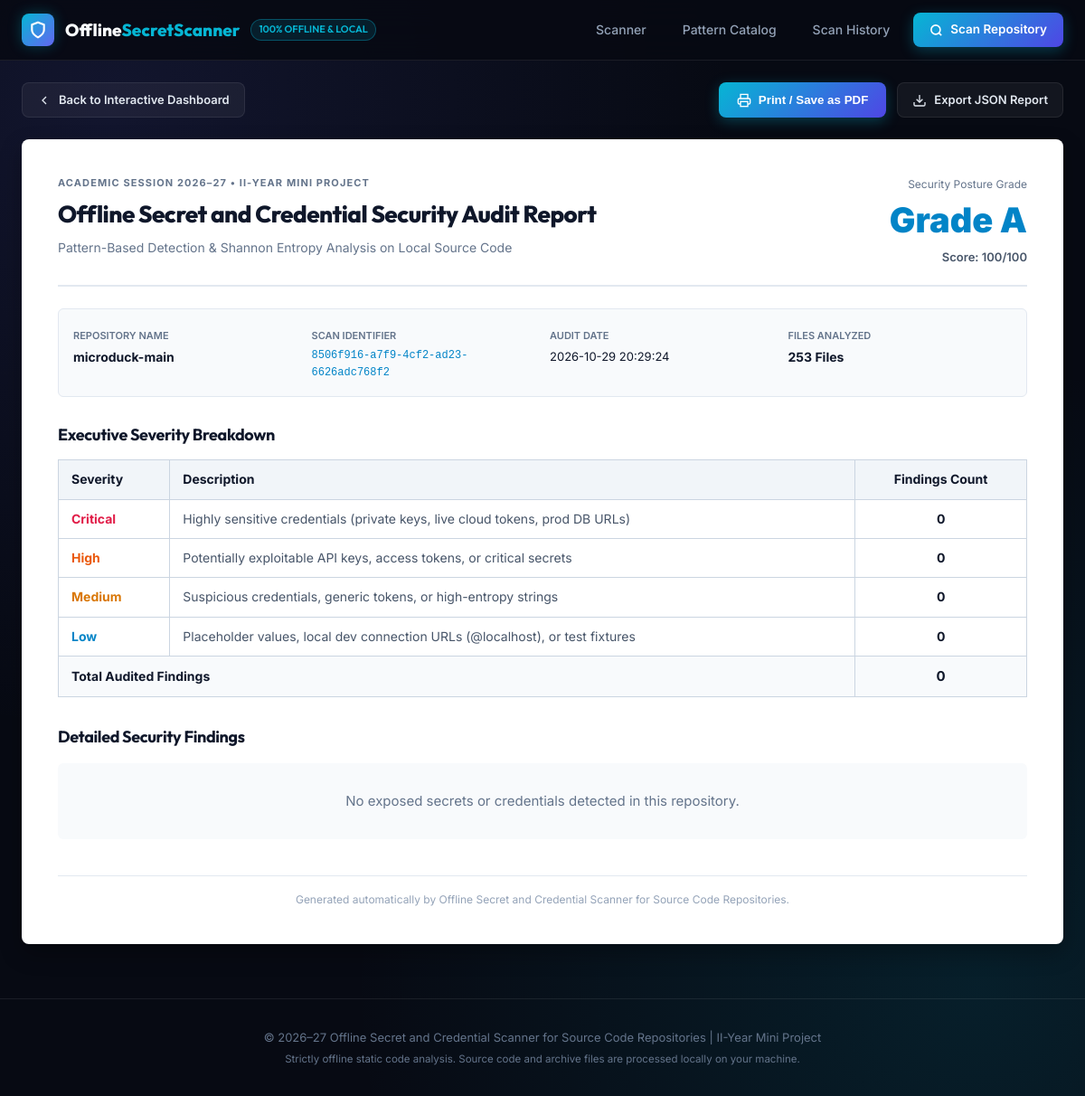
The app's page /report/8506f916-a7f9-4cf2-ad23-6626adc768f2 with its own data.
### tables this page shows
CREATE TABLE scans (
            id INTEGER PRIMARY KEY AUTOINCREMENT,
            scan_id TEXT UNIQUE NOT NULL,
            project_name TEXT NOT NULL,
            file_size INTEGER DEFAULT 0,
            total_files INTEGER DEFAULT 0,
            security_score INTEGER NOT NULL,
            rating_grade TEXT NOT NULL,
            critical_count INTEGER DEFAULT 0,
            high_count INTEGER DEFAULT 0,
            medium_count INTEGER DEFAULT 0,
            low_count INTEGER DEFAULT 0,
            total_findings INTEGER DEFAULT 0,
            categories_summary TEXT,
            created_at TIMESTAMP DEFAULT CURRENT_TIMESTAMP
        );

### dashboard/app.py (the view)
@app.route("/report/<scan_id>")
def report(scan_id):
    scan_data = get_scan(scan_id)
    if not scan_data:
        flash("Audit report not found.", "danger")
        return redirect(url_for("index"))
    return render_template("report.html", scan=scan_data)

### database/db.py (called while the page is built)
def get_db_connection(db_path=None):
    if db_path is None:
        db_path = DEFAULT_DB_PATH
    os.makedirs(os.path.dirname(os.path.abspath(db_path)), exist_ok=True)
    conn = sqlite3.connect(db_path)
    conn.row_factory = sqlite3.Row
    return conn

def get_scan(scan_id, db_path=None):
    conn = get_db_connection(db_path)
    cursor = conn.cursor()
    cursor.execute("SELECT * FROM scans WHERE scan_id = ?", (scan_id,))
    scan_row = cursor.fetchone()
    if not scan_row:
        conn.close()
        return None
    scan = dict(scan_row)
    try:
        scan["categories_summary"] = json.loads(scan["categories_summary"] or "{}")
    except Exception:
        scan["categories_summary"] = {}
    cursor.execute("""
        SELECT * FROM findings WHERE scan_id = ?
        ORDER BY CASE severity
            WHEN 'Critical' THEN 1
            WHEN 'High' THEN 2
            WHEN 'Medium' THEN 3
            WHEN 'Low' THEN 4
            ELSE 5 END, id ASC
    """, (scan_id,))
    finding_rows = cursor.fetchall()
    scan["findings"] = [dict(f) for f in finding_rows]
    conn.close()
    return scan

### templates/report.html (shortened to what this page needs)
{% extends "base.html" %}
{% block content %}
<div class="container">
  <div class="no-print" style="display: flex; justify-content: space-between; align-items: center; margin: 24px 0 0;">
    <a href="{{ url_for('results', scan_id=scan.scan_id) }}" class="btn-outline">
      <svg width="16" height="16" viewBox="0 0 24 24" fill="none" stroke="currentColor" stroke-width="2">
        <polyline points="15 18 9 12 15 6"></polyline>
      </svg>
      Back to Interactive Dashboard
    </a>
    <div style="display: flex; gap: 12px;">
      <button onclick="window.print()" class="btn-primary">
        <svg width="16" height="16" viewBox="0 0 24 24" fill="none" stroke="currentColor" stroke-width="2">
          <polyline points="6 9 6 2 18 2 18 9"></polyline>
          <path d="M6 18H4a2 2 0 0 1-2-2v-5a2 2 0 0 1 2-2h16a2 2 0 0 1 2 2v5a2 2 0 0 1-2 2h-2"></path>
          <rect x="6" y="14" width="12" height="8"></rect>
        </svg>
        Print / Save as PDF
      </button>
      <a href="{{ url_for('export_json', scan_id=scan.scan_id) }}" class="btn-outline">
        <svg width="16" height="16" viewBox="0 0 24 24" fill="none" stroke="currentColor" stroke-width="2">
          <path d="M21 15v4a2 2 0 0 1-2 2H5a2 2 0 0 1-2-2v-4"></path>
          <polyline points="7 10 12 15 17 10"></polyline>
          <line x1="12" y1="15" x2="12" y2="3"></line>
        </svg>
        Export JSON Report
      </a>
    </div>
  </div>
  <div class="report-wrapper"
    style="background: #ffffff; color: #0f172a; padding: 40px; border-radius: 8px; margin: 24px 0 60px; box-shadow: 0 10px 25px rgba(0,0,0,0.3);">
    <div
      style="display: flex; justify-content: space-between; align-items: flex-start; border-bottom: 2px solid #e2e8f0; padding-bottom: 20px; margin-bottom: 24px;">
      <div>
        <div
          style="font-size: 11px; font-weight: 700; color: #64748b; text-transform: uppercase; letter-spacing: 0.1em; margin-bottom: 4px;">
          Academic Session 2026–27 • II-Year Mini Project
        </div>
        <h1 style="font-size: 26px; font-weight: 800; color: #0f172a; margin: 0 0 6px;">Offline Secret and Credential
          Security Audit Report</h1>
        <p style="color: #64748b; font-size: 14px; margin: 0;">Pattern-Based Detection &amp; Shannon Entropy Analysis on
          Local Source Code</p>
      </div>
      <div style="text-align: right;">
        <div style="font-size: 12px; color: #64748b;">Security Posture Grade</div>
        <div style="font-size: 38px; font-weight: 900; color: #0284c7;">Grade {{ scan.rating_grade }}</div>
        <div style="font-size: 13px; font-weight: 600; color: #475569;">Score: {{ scan.security_score }}/100</div>
      </div>
    </div>
    <div
      style="display: grid; grid-template-columns: repeat(4, 1fr); gap: 16px; background: #f8fafc; padding: 16px; border-radius: 6px; border: 1px solid #e2e8f0; margin-bottom: 28px;">
      <div>
        <span style="font-size: 11px; font-weight: 600; color: #64748b; text-transform: uppercase;">Repository
          Name</span>
        <div style="font-size: 14px; font-weight: 700; color: #0f172a; margin-top: 2px;">{{ scan.project_name }}</div>
      </div>
      <div>
        <span style="font-size: 11px; font-weight: 600; color: #64748b; text-transform: uppercase;">Scan
          Identifier</span>
        <div style="font-size: 12px; font-family: monospace; color: #0284c7; margin-top: 2px;">{{ scan.scan_id }}</div>
      </div>
      <div>
        <span style="font-size: 11px; font-weight: 600; color: #64748b; text-transform: uppercase;">Audit Date</span>
        <div style="font-size: 13px; color: #0f172a; margin-top: 2px;">{{ scan.created_at }}</div>
      </div>
      <div>
        <span style="font-size: 11px; font-weight: 600; color: #64748b; text-transform: uppercase;">Files
          Analyzed</span>
        <div style="font-size: 14px; font-weight: 700; color: #0f172a; margin-top: 2px;">{{ scan.total_files }} Files
        </div>
      </div>
    </div>
    <h2 style="font-size: 18px; font-weight: 700; color: #0f172a; margin-bottom: 12px;">Executive Severity Breakdown
    </h2>
    <table style="width: 100%; border-collapse: collapse; margin-bottom: 30px; font-size: 14px;">
      <thead>
        <tr style="background: #f1f5f9; text-align: left;">
          <th style="padding: 10px 14px; border: 1px solid #cbd5e1;">Severity</th>
          <th style="padding: 10px 14px; border: 1px solid #cbd5e1;">Description</th>
          <th style="padding: 10px 14px; border: 1px solid #cbd5e1; text-align: center;">Findings Count</th>
        </tr>
      </thead>
      <tbody>
        <tr>
          <td style="padding: 10px 14px; border: 1px solid #cbd5e1; font-weight: 700; color: #e11d48;">Critical</td>
          <td style="padding: 10px 14px; border: 1px solid #cbd5e1; color: #475569;">Highly sensitive credentials
            (private keys, live cloud tokens, prod DB URLs)</td>
          <td style="padding: 10px 14px; border: 1px solid #cbd5e1; text-align: center; font-weight: 700;">{{
            scan.critical_count }}</td>
        </tr>
        <tr>
          <td style="padding: 10px 14px; border: 1px solid #cbd5e1; font-weight: 700; color: #ea580c;">High</td>
          <td style="padding: 10px 14px; border: 1px solid #cbd5e1; color: #475569;">Potentially exploitable API keys,
            access tokens, or critical secrets</td>
          <td style="padding: 10px 14px; border: 1px solid #cbd5e1; text-align: center; font-weight: 700;">{{
            scan.high_count }}</td>
        </tr>
        <tr>
          <td style="padding: 10px 14px; border: 1px solid #cbd5e1; font-weight: 700; color: #d97706;">Medium</td>
          <td style="padding: 10px 14px; border: 1px solid #cbd5e1; color: #475569;">Suspicious credentials, generic
            tokens, or high-entropy strings</td>
          <td style="padding: 10px 14px; border: 1px solid #cbd5e1; text-align: center; font-weight: 700;">{{
            scan.medium_count }}</td>
        </tr>
        <tr>
          <td style="padding: 10px 14px; border: 1px solid #cbd5e1; font-weight: 700; color: #0284c7;">Low</td>
          <td style="padding: 10px 14px; border: 1px solid #cbd5e1; color: #475569;">Placeholder values, local dev
            connection URLs (@localhost), or test fixtures</td>
          <td style="padding: 10px 14px; border: 1px solid #cbd5e1; text-align: center; font-weight: 700;">{{
            scan.low_count }}</td>
        </tr>
        <tr style="background: #f8fafc; font-weight: 700;">
          <td style="padding: 10px 14px; border: 1px solid #cbd5e1;" colspan="2">Total Audited Findings</td>
          <td
            style="padding: 10px 14px; border: 1px solid #cbd5e1; text-align: center; font-size: 15px; color: #0f172a;">
            {{ scan.total_findings }}</td>
        </tr>
      </tbody>
    </table>
    <h2 style="font-size: 18px; font-weight: 700; color: #0f172a; margin-bottom: 14px;">Detailed Security Findings</h2>
    {% if scan.findings %}
    <div style="display: flex; flex-direction: column; gap: 20px;">
      {% for f in scan.findings %}
      <div style="background: #f8fafc; border: 1px solid #e2e8f0; border-radius: 6px; padding: 18px;">
        <div style="display: flex; justify-content: space-between; align-items: center; margin-bottom: 8px;">
          <h3 style="font-size: 15px; font-weight: 700; color: #0f172a; margin: 0;">#{{ loop.index }} {{ f.title }}</h3>
          {% set sev_color = '#0284c7' %}
          {% if f.severity == 'Critical' %}{% set sev_color = '#e11d48' %}
          {% elif f.severity == 'High' %}{% set sev_color = '#ea580c' %}
          {% elif f.severity == 'Medium' %}{% set sev_color = '#d97706' %}{% endif %}
          <span
            style="font-weight: 800; font-size: 11px; text-transform: uppercase; padding: 2px 8px; border-radius: 4px; color: {{ sev_color }}; background: rgba(0,0,0,0.05);">
            {{ f.severity }} Severity
          </span>
        </div>
        <div style="font-size: 12px; color: #64748b; font-family: monospace; margin-bottom: 8px;">
          File: {{ f.file_path }} &bull; Line {{ f.line_number }} &bull; Rule: {{ f.rule_id }}
        </div>
        <p style="font-size: 13px; color: #334155; line-height: 1.5; margin-bottom: 10px;">{{ f.description }}</p>
        {% if f.code_snippet %}
        <div
          style="background: #0f172a; color: #38bdf8; padding: 10px 14px; border-radius: 4px; font-family: monospace; font-size: 12px; margin-bottom: 10px; overflow-x: auto;">
          <code>{{ f.code_snippet }}</code>
        </div>
        {% endif %}
        {% if f.remediation %}
        <div
          style="background: #fffbeb; border: 1px solid #fef3c7; padding: 10px 14px; border-radius: 4px; font-size: 12.5px; color: #92400e;">
          <strong>Remediation Guidance:</strong> {{ f.remediation }}
        </div>
        {% endif %}
      </div>
      {% endfor %}
    </div>
    {% else %}
    <div style="padding: 30px; text-align: center; color: #64748b; background: #f8fafc; border-radius: 6px;">
      No exposed secrets or credentials detected in this repository.
    </div>
    {% endif %}
    <div
      style="margin-top: 40px; border-top: 1px solid #e2e8f0; padding-top: 16px; text-align: center; color: #94a3b8; font-size: 12px;">
      Generated automatically by Offline Secret and Credential Scanner for Source Code Repositories.
    </div>
  </div>
</div>
{% endblock %}

### static/css/style.css (style rules this page uses)
:root { --bg-primary: #070a13; --bg-secondary: #0d1322; --bg-tertiary: #131b2e; --bg-card: rgba(15, 23, 42, 0.8); --bg-card-hover: rgba(22, 33, 58, 0.9); --border-color: rgba(255, 255, 255, 0.08); --border-glow: rgba(6, 182, 212, 0.35); --accent-cyan: #06b6d4; --accent-cyan-glow: rgba(6, 182, 212, 0.3); --accent-indigo: #6366f1; --accent-indigo-glow: rgba(99, 102, 241, 0.3); --accent-emerald: #10b981; --accent-amber: #f59e0b; --accent-orange: #fb923c; --accent-rose: #f43f5e; --accent-purple: #a855f7; --sev-critical: #ef4444; --sev-critical-bg: rgba(239, 68, 68, 0.14); --sev-critical-border: rgba(239, 68, 68, 0.4); --sev-critical-glow: rgba(239, 68, 68, 0.3); --sev-high: #f97316; --sev-high-bg: rgba(249, 115, 22, 0.14); --sev-high-border: rgba(249, 115, 22, 0.4); --sev-medium: #eab308; --sev-medium-bg: rgba(234, 179, 8, 0.14); --sev-medium-border: rgba(234, 179, 8, 0.4); --sev-low: #38bdf8; --sev-low-bg: rgba(56, 189, 248, 0.14); --sev-low-border: rgba(56, 189, 248, 0.4); --font-main: 'Outfit', -apple-system, BlinkMacSystemFont, 'Segoe UI', Roboto, sans-serif; --font-body: 'Inter', -apple-system, BlinkMacSystemFont, sans-serif; --font-mono: 'JetBrains Mono', monospace; --text-primary: #f8fafc; --text-secondary: #94a3b8; --text-muted: #64748b; --text-light: #e2e8f0; --shadow-sm: 0 2px 8px rgba(0, 0, 0, 0.4); --shadow-md: 0 6px 20px rgba(0, 0, 0, 0.5); --shadow-lg: 0 12px 35px rgba(0, 0, 0, 0.7); --shadow-glow: 0 0 25px var(--accent-cyan-glow); --radius-sm: 8px; --radius-md: 14px; --radius-lg: 20px; --radius-full: 9999px; --transition: all 0.2s cubic-bezier(0.4, 0, 0.2, 1); }
*, *::before, *::after { box-sizing: border-box; margin: 0; padding: 0; }
html, body { min-height: 100vh; background-color: var(--bg-primary); color: var(--text-primary); font-family: var(--font-body); font-size: 15px; line-height: 1.6; overflow-x: hidden; background-image: radial-gradient(circle at 10% 10%, rgba(99, 102, 241, 0.12) 0%, transparent 45%), radial-gradient(circle at 90% 90%, rgba(6, 182, 212, 0.12) 0%, transparent 45%); background-attachment: fixed; }
h1, h2, h3, h4, h5, h6 { font-family: var(--font-main); color: var(--text-primary); font-weight: 700; letter-spacing: -0.02em; }
a { color: var(--accent-cyan); text-decoration: none; transition: var(--transition); }
.container { max-width: 1280px; margin: 0 auto; padding: 0 24px; }
.btn-primary { display: inline-flex; align-items: center; justify-content: center; gap: 8px; background: linear-gradient(135deg, #06b6d4, #4f46e5); color: #ffffff; padding: 9px 20px; border-radius: var(--radius-sm); font-weight: 600; border: none; cursor: pointer; box-shadow: 0 4px 15px rgba(6, 182, 212, 0.3); transition: var(--transition); text-decoration: none; }
.btn-outline { display: inline-flex; align-items: center; justify-content: center; gap: 8px; background: rgba(255, 255, 255, 0.05); color: var(--text-light); padding: 8px 16px; border-radius: var(--radius-sm); font-weight: 600; border: 1px solid var(--border-color); cursor: pointer; transition: var(--transition); font-size: 13px; text-decoration: none; }

### records on screen
scans: rating_grade "A", security_score "100", project_name "microduck-main", scan_id "8506f916-a7f9-4cf2-ad23-6626adc768f2", created_at "2026-10-29 20:29:24", total_files "253", critical_count "0", high_count "0", medium_count "0", low_count "0", total_findings "0"
